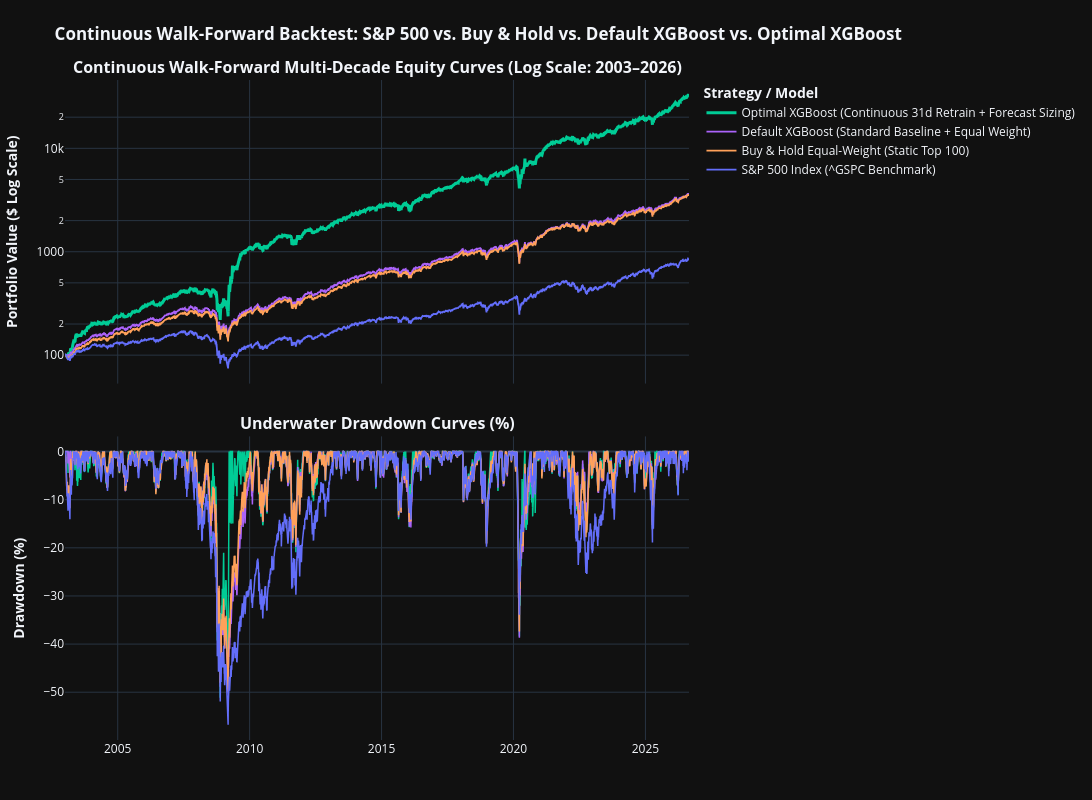

Notebook code cell kept with this figure:
### Markdown cell above
## 5. Interactive Multi-Decade Equity Curves (Log Scale) & Drawdowns

### Code cell
fig = make_subplots(rows=2, cols=1, shared_xaxes=True, vertical_spacing=0.08,
                    subplot_titles=('<b>Continuous Walk-Forward Multi-Decade Equity Curves (Log Scale: 2003–2026)</b>',
                                    '<b>Underwater Drawdown Curves (%)</b>'))

colors = {
    'Optimal_XGBoost_Continuous_Retrain': '#00CC96',
    'Default_XGBoost_Standard_Retrain': '#AB63FA',
    'Buy_and_Hold_Equal_Weight_Top100': '#FFA15A',
    'Benchmark_SP500_Index': '#636EFA'
}

labels = {
    'Optimal_XGBoost_Continuous_Retrain': 'Optimal XGBoost (Continuous 31d Retrain + Forecast Sizing)',
    'Default_XGBoost_Standard_Retrain': 'Default XGBoost (Standard Baseline + Equal Weight)',
    'Buy_and_Hold_Equal_Weight_Top100': 'Buy & Hold Equal-Weight (Static Top 100)',
    'Benchmark_SP500_Index': 'S&P 500 Index (^GSPC Benchmark)'
}

for col, name in labels.items():
    s = df_master_eval[col]
    fig.add_trace(go.Scatter(
        x=df_master_eval['date'], y=s, name=name,
        line=dict(color=colors[col], width=3.0 if 'Optimal' in col else 1.8)
    ), row=1, col=1)
    
    dd = ((s - s.cummax()) / s.cummax()) * 100.0
    fig.add_trace(go.Scatter(
        x=df_master_eval['date'], y=dd, name=f"{name} DD", showlegend=False,
        line=dict(color=colors[col], width=1.5)
    ), row=2, col=1)

fig.update_yaxes(type="log", row=1, col=1, title="<b>Portfolio Value ($ Log Scale)</b>")
fig.update_yaxes(row=2, col=1, title="<b>Drawdown (%)</b>")

fig.update_layout(
    template='plotly_dark', width=1150, height=800,
    title='<b>Continuous Walk-Forward Backtest: S&P 500 vs. Buy & Hold vs. Default XGBoost vs. Optimal XGBoost</b>',
    margin=dict(l=60, r=260, t=80, b=60),
    legend=dict(orientation='v', yanchor='top', y=1.0, xanchor='left', x=1.02, title=dict(text='<b>Strategy / Model</b>'))
)
fig.show()

### Figure 1 — Plotly figure (JSON) as saved in the notebook; plotly's stock layout.template omitted (floating-point values rounded to 4 significant figures; data arrays with more than 128 entries replaced by an {"elided": "..."} marker saying what was removed)
{"data": [{"line": {"color": "#00CC96", "width": 3.0}, "name": "Optimal XGBoost (Continuous 31d Retrain + Forecast Sizing)", "type": "scatter", "x": {"elided": "5951 str values"}, "xaxis": "x", "y": {"elided": "5951 float values"}, "yaxis": "y"}, {"line": {"color": "#00CC96", "width": 1.5}, "name": "Optimal XGBoost (Continuous 31d Retrain + Forecast Sizing) DD", "showlegend": false, "type": "scatter", "x": {"elided": "5951 str values"}, "xaxis": "x2", "y": {"elided": "5951 float values"}, "yaxis": "y2"}, {"line": {"color": "#AB63FA", "width": 1.8}, "name": "Default XGBoost (Standard Baseline + Equal Weight)", "type": "scatter", "x": {"elided": "5951 str values"}, "xaxis": "x", "y": {"elided": "5951 float values"}, "yaxis": "y"}, {"line": {"color": "#AB63FA", "width": 1.5}, "name": "Default XGBoost (Standard Baseline + Equal Weight) DD", "showlegend": false, "type": "scatter", "x": {"elided": "5951 str values"}, "xaxis": "x2", "y": {"elided": "5951 float values"}, "yaxis": "y2"}, {"line": {"color": "#FFA15A", "width": 1.8}, "name": "Buy & Hold Equal-Weight (Static Top 100)", "type": "scatter", "x": {"elided": "5951 str values"}, "xaxis": "x", "y": {"elided": "5951 float values"}, "yaxis": "y"}, {"line": {"color": "#FFA15A", "width": 1.5}, "name": "Buy & Hold Equal-Weight (Static Top 100) DD", "showlegend": false, "type": "scatter", "x": {"elided": "5951 str values"}, "xaxis": "x2", "y": {"elided": "5951 float values"}, "yaxis": "y2"}, {"line": {"color": "#636EFA", "width": 1.8}, "name": "S&P 500 Index (^GSPC Benchmark)", "type": "scatter", "x": {"elided": "5951 str values"}, "xaxis": "x", "y": {"elided": "5951 float values"}, "yaxis": "y"}, {"line": {"color": "#636EFA", "width": 1.5}, "name": "S&P 500 Index (^GSPC Benchmark) DD", "showlegend": false, "type": "scatter", "x": {"elided": "5951 str values"}, "xaxis": "x2", "y": {"elided": "5951 float values"}, "yaxis": "y2"}], "layout": {"annotations": [{"font": {"size": 16}, "showarrow": false, "text": "<b>Continuous Walk-Forward Multi-Decade Equity Curves (Log Scale: 2003–2026)</b>", "x": 0.5, "xanchor": "center", "xref": "paper", "y": 1.0, "yanchor": "bottom", "yref": "paper"}, {"font": {"size": 16}, "showarrow": false, "text": "<b>Underwater Drawdown Curves (%)</b>", "x": 0.5, "xanchor": "center", "xref": "paper", "y": 0.46, "yanchor": "bottom", "yref": "paper"}], "height": 800, "legend": {"orientation": "v", "title": {"text": "<b>Strategy / Model</b>"}, "x": 1.02, "xanchor": "left", "y": 1.0, "yanchor": "top"}, "margin": {"b": 60, "l": 60, "r": 260, "t": 80}, "title": {"text": "<b>Continuous Walk-Forward Backtest: S&P 500 vs. Buy & Hold vs. Default XGBoost vs. Optimal XGBoost</b>"}, "width": 1150, "xaxis": {"anchor": "y", "domain": [0.0, 1.0], "matches": "x2", "showticklabels": false}, "xaxis2": {"anchor": "y2", "domain": [0.0, 1.0]}, "yaxis": {"anchor": "x", "domain": [0.54, 1.0], "title": {"text": "<b>Portfolio Value ($ Log Scale)</b>"}, "type": "log"}, "yaxis2": {"anchor": "x2", "domain": [0.0, 0.46], "title": {"text": "<b>Drawdown (%)</b>"}}}}
